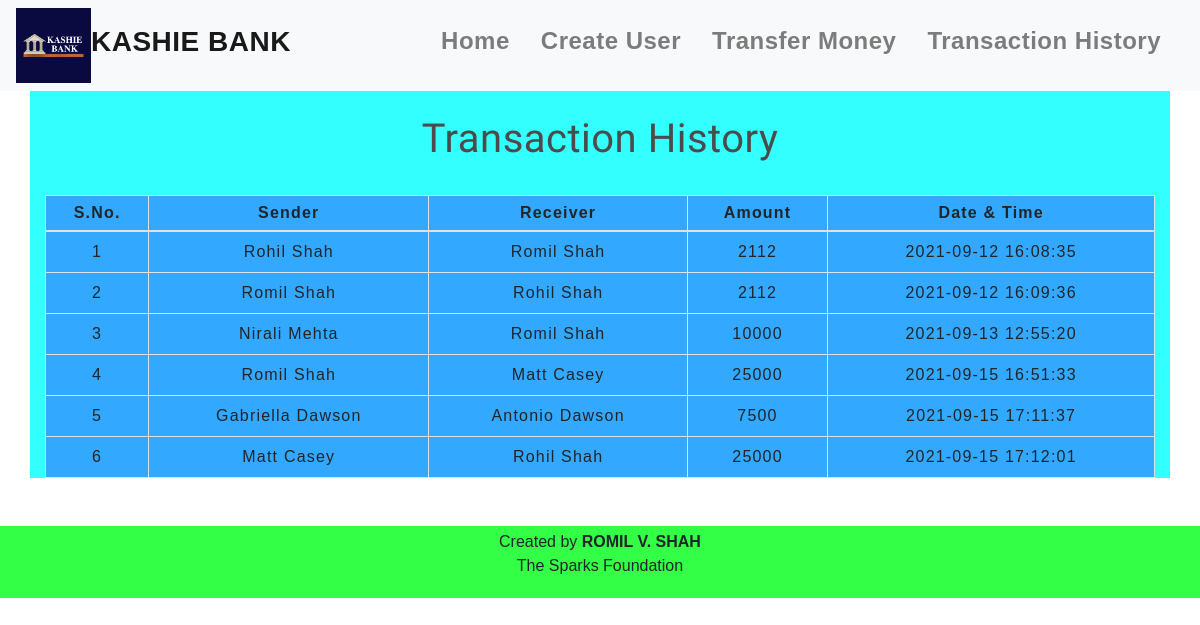
The page /transactionhistory.php on the database its author committed.
### tables this page shows
CREATE TABLE `transaction` (
  `sno` int(3) NOT NULL,
  `sender` text NOT NULL,
  `receiver` text NOT NULL,
  `balance` int(8) NOT NULL,
  `datetime` datetime NOT NULL DEFAULT current_timestamp()
);

### transactionhistory.php (the view, shortened to what this page needs)
<!DOCTYPE html>
<html lang="en">
<head>
    <link rel="stylesheet" href="https://stackpath.bootstrapcdn.com/bootstrap/4.5.2/css/bootstrap.min.css">
    <link rel="stylesheet" type="text/css" href="css/table.css">
    <link rel="stylesheet" type="text/css" href="css/navbar.css">
</head>
<body>
<?php
  include 'navbar.php';
?>
	<div class="container" style="background-color: #33FFFF;">
        <h2 class="text-center pt-4">Transaction History</h2>
       <br>
       <div class="table-responsive-sm">
    <table class="table table-hover table-sm table-striped table-condensed table-bordered">
        <thead>
            <tr style="background-color:#33A8FF">
                <th class="text-center">S.No.</th>
                <th class="text-center">Sender</th>
                <th class="text-center">Receiver</th>
                <th class="text-center">Amount</th>
                <th class="text-center">Date & Time</th>
            </tr>
        </thead>
        <tbody>
        <?php
            include 'config.php';
            $sql ="select * from transaction";
            $query =mysqli_query($conn, $sql);
            while($rows = mysqli_fetch_assoc($query))
            {
        ?>
            <tr style="background-color:#33A8FF">
            <td class="py-2"><?php echo $rows['sno']; ?></td>
            <td class="py-2"><?php echo $rows['sender']; ?></td>
            <td class="py-2"><?php echo $rows['receiver']; ?></td>
            <td class="py-2"><?php echo $rows['balance']; ?> </td>
            <td class="py-2"><?php echo $rows['datetime']; ?> </td>
            </tr>
        <?php
            }
        ?>
        </tbody>
    </table>
    </div>
</div>
        <footer class="text-center mt-5  py-1" style="background-color:#33FF46">
        <p>Created by <b>ROMIL V. SHAH</b> <br> The Sparks Foundation </p>
        </footer>
</body>
</html>

### css/table.css (style rules this page uses)
* { padding: 0; margin: 0; box-sizing: border-box; font-family: sans-serif; }
h2 { font-size: 40px; }
table { letter-spacing: 1.2px; }
td { text-align: center; }

### css/navbar.css (style rules this page uses)
h2 { color: #4C4B4B; letter-spacing: 0.5px; font-family: raleway; }

### rows shown on the page
transaction: sno "1", sender "Rohil Shah", receiver "Romil Shah", balance "2112", datetime "2021-09-12 16:08:35"
transaction: sno "2", sender "Romil Shah", receiver "Rohil Shah", balance "2112", datetime "2021-09-12 16:09:36"
transaction: sno "3", sender "Nirali Mehta", receiver "Romil Shah", balance "10000", datetime "2021-09-13 12:55:20"
transaction: sno "4", sender "Romil Shah", receiver "Matt Casey", balance "25000", datetime "2021-09-15 16:51:33"
transaction: sno "5", sender "Gabriella Dawson", receiver "Antonio Dawson", balance "7500", datetime "2021-09-15 17:11:37"
transaction: sno "6", sender "Matt Casey", receiver "Rohil Shah", balance "25000", datetime "2021-09-15 17:12:01"
